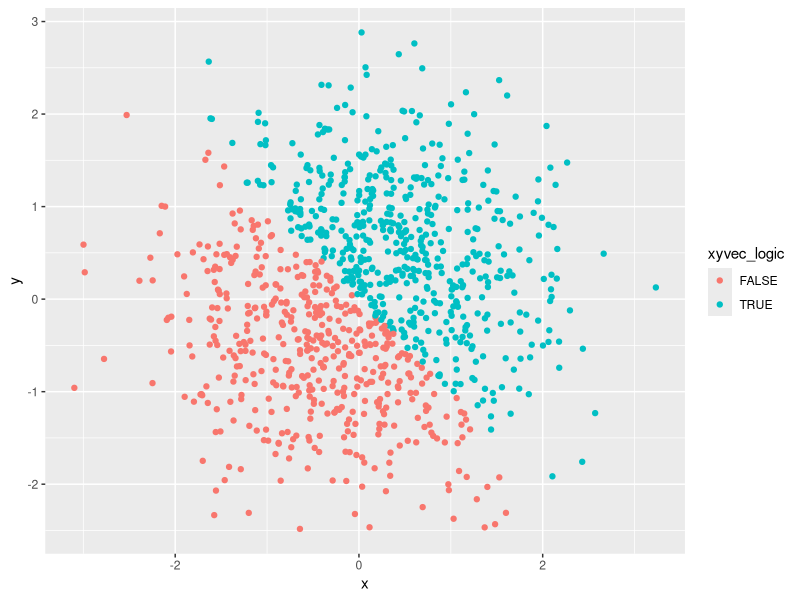
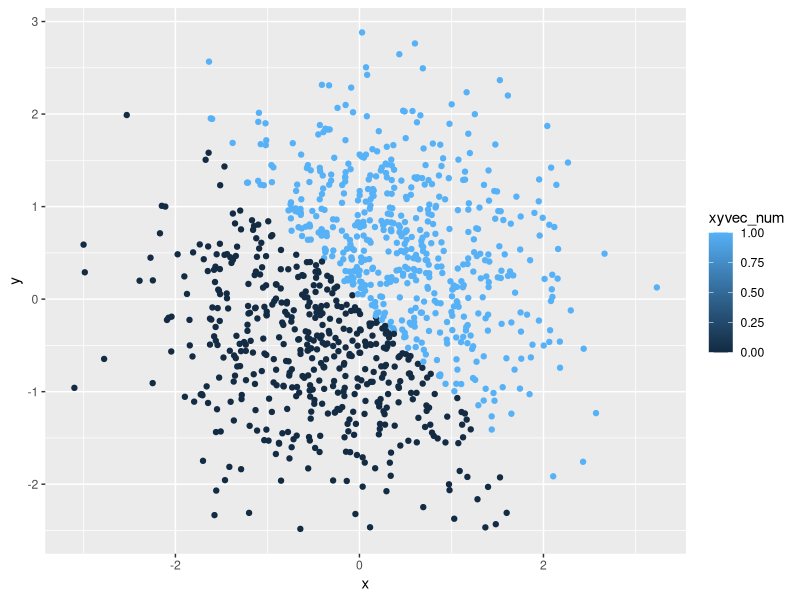
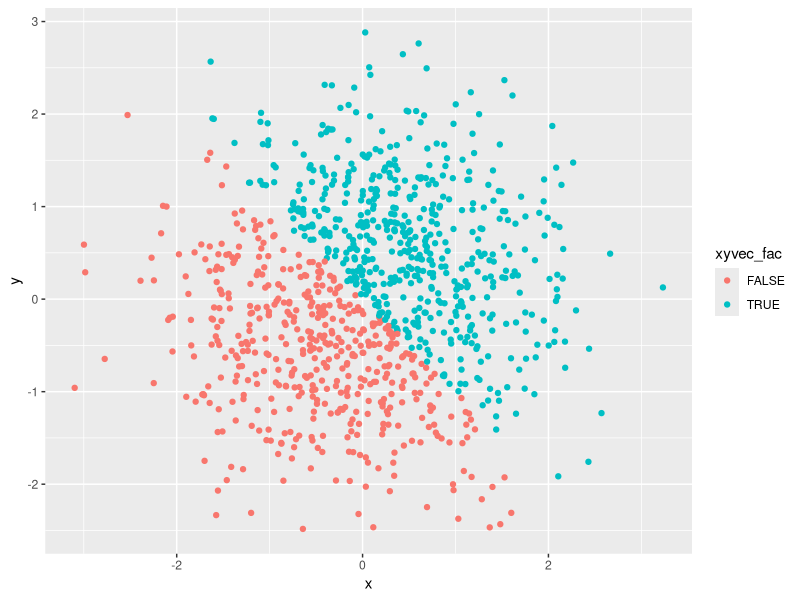
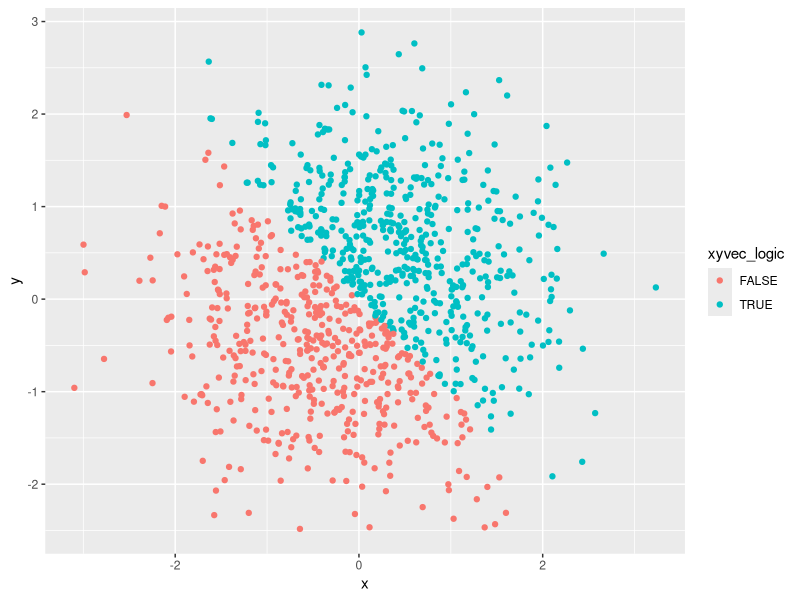

Write the R code that produced these figures, in order.
## ---- chunk 1
library(tidyverse)

## set seed to get the same result every time for vec_random variable
set.seed(55)

## creating the dataframe
question_1 = tibble(
  vec_random = runif(10, 0, 5),
  vec_logical = vec_random > 2,
  vec_char = c("This", "is", "my", "answer", "to", "homework", "one", "question", "number", "one"),
  vec_factor = factor(c("yes", "no", "yes", "no", "yes", "no", "yes", "no", "yes", "no"))
)

## viewing the dataframe
question_1

## Taking the average of each variable
mean(question_1$vec_random)
mean(question_1$vec_logical)
mean(question_1$vec_char)
mean(question_1$vec_factor)
## ---- chunk 2
## transforming variable types
as.numeric(question_1$vec_logical)
as.numeric(question_1$vec_char)
as.numeric(question_1$vec_factor)
## ---- chunk 3
## transforming character variable to factor to numeric and factor variable to character to numeric 
as.numeric(as.factor(question_1$vec_char))

as.numeric(as.character(question_1$vec_factor))
## ---- chunk 4
## set seed to ensure reproducibility
set.seed(808)

## creating the dataframe
question_2 = tibble(
  x = rnorm(1000),
  y = rnorm(1000),
  xyvec_logic = x + y > 0,
  xyvec_num = as.numeric(xyvec_logic),
  xyvec_fac = as.factor(xyvec_logic)
)

## viewing the dataframe
question_2
## ---- chunk 5
## creating scatterplot of y vs x using logical vector for color points
ggplot(question_2, aes(x = x, y = y, color = xyvec_logic)) + geom_point()
ggsave("scatter_plot.pdf", height = 4, width = 6)

## creating scatterplots y vs x using the numeric and factor vectors for color points
ggplot(question_2, aes(x = x, y = y, color = xyvec_num)) + geom_point()
ggplot(question_2, aes(x = x, y = y, color = xyvec_fac)) + geom_point()
